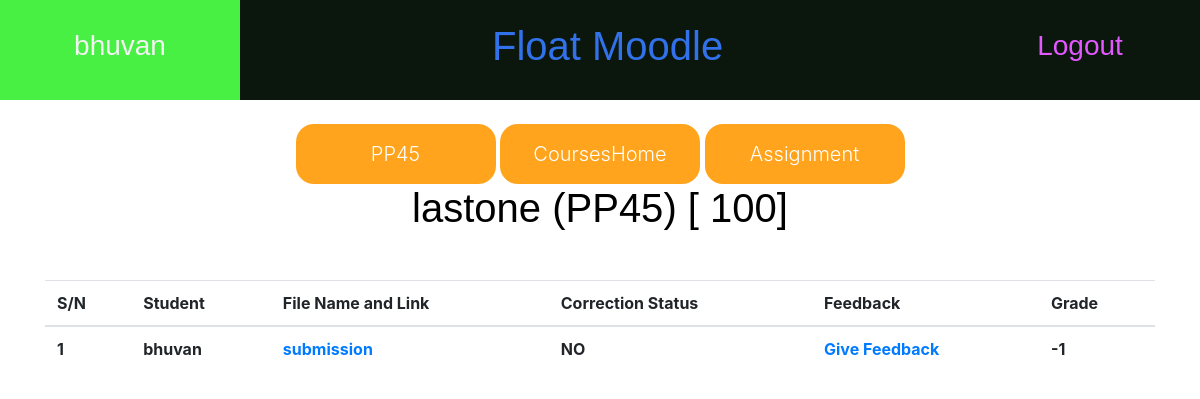
Page /courses/1/assign/9/submissions (signed in) on the earlier database version.
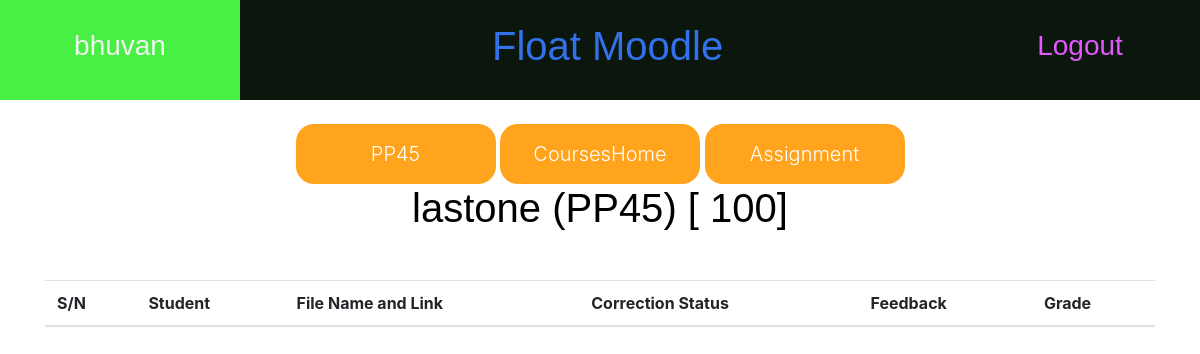
Same page on the later database version.
### courses/models.py (models this page shows, shortened)
class FileSubmission(models.Model):
    user = models.ForeignKey(User,on_delete=models.CASCADE)
    file = models.FileField(upload_to='submissions',blank=True)
    file_name = models.CharField(max_length=100,default='submission')
    assignment = models.ForeignKey(Assignment,on_delete=models.CASCADE)
    feedback = models.CharField(max_length=500,default='Your Feedback Appears Here')
    corrected = models.CharField(max_length=10,default='NO')
    grade = models.IntegerField(default=-1)
    sub_time = models.DateTimeField(auto_now=True) #last 'MODIFIED' time. // automatically updates itself.

### courses/views.py (the view)
# urls.py: path('<int:course_id>/assign/<int:assign_id>/submissions',views.submissions,name ='submissions'),
def submissions(request,course_id,assign_id):
    a = Assignment.objects.get(pk = assign_id)
    c = Course.objects.get(pk = course_id )
    if not request.user.is_authenticated:
        return redirect('login')
    uname = request.user.username
    if uname != c.instructor.username:
        return redirect('CourseHome')
    args = {
        'assign': a,
        'course': c,
        'submissions': list(a.filesubmission_set.all()),
    }
    return render(request,'courses/submissions.html',args)

### accounts/templates/courses/submissions.html (shortened to what this page needs)
{% extends 'base.html' %}
{% block H %}
<link rel="stylesheet" href="https://maxcdn.bootstrapcdn.com/bootstrap/4.0.0/css/bootstrap.min.css"
 />
{% endblock %}
{% block content %}
<br>
<div style="text-align: center;">
    <a href ="{% url 'coursepage' course.pk %}">
        <button class="button4">{{ course.name }}</button>
    </a>
    <a href ="{% url 'CourseHome' %}"><button class="button4">CoursesHome</button></a>
    <a href ="{% url 'assign_page' course.pk assign.pk %}"><button class="button4">Assignment</button></a>
</div>
<div class="f1" style="text-align: center;"><h1>{{ assign.name }} ({{ course.name }})  [ {{ assign.maxmarks }}]</h1></div>
<div class="container mt-5">
    <div class="row">
        <div class="col-12">
            <table class="table">
                <thead>
                  <tr>
                    <th >S/N</th>
                    <th >Student</th>
                    <th >File Name and Link</th>
                    <th>Correction Status</th>
                    <th>Feedback</th>
                    <th>Grade</th>
                  </tr>
                </thead>
                <tbody>
                  {% for d in submissions %}
                  <tr>
                    <th>{{forloop.counter}}</th>
                    <th>{{d.user.username}}</th>
                    <th><a download href="{{d.file.url}}">{{d.file_name}}</a></th>
                    <th>{{d.corrected}}</th>
                    {% if d.corrected == "YES" %}
                      <th><a href="{%url 'feedback' course.pk assign.pk d.pk %}">View/Modify Feedback</a></th>
                    {% else %}
                      <th><a href="{%url 'feedback' course.pk assign.pk d.pk %}">Give Feedback</a></th>
                    {% endif %}
                      <th>{{ d.grade }}</th>
                  </tr>
                  {% endfor %}
                </tbody>
              </table>
        </div>
    </div>
</div>
{% endblock %}

Differences in the rows shown:
removed FileSubmission: user.username "bhuvan", file_name "submission", corrected "NO", shows "Give Feedback", grade "-1"
